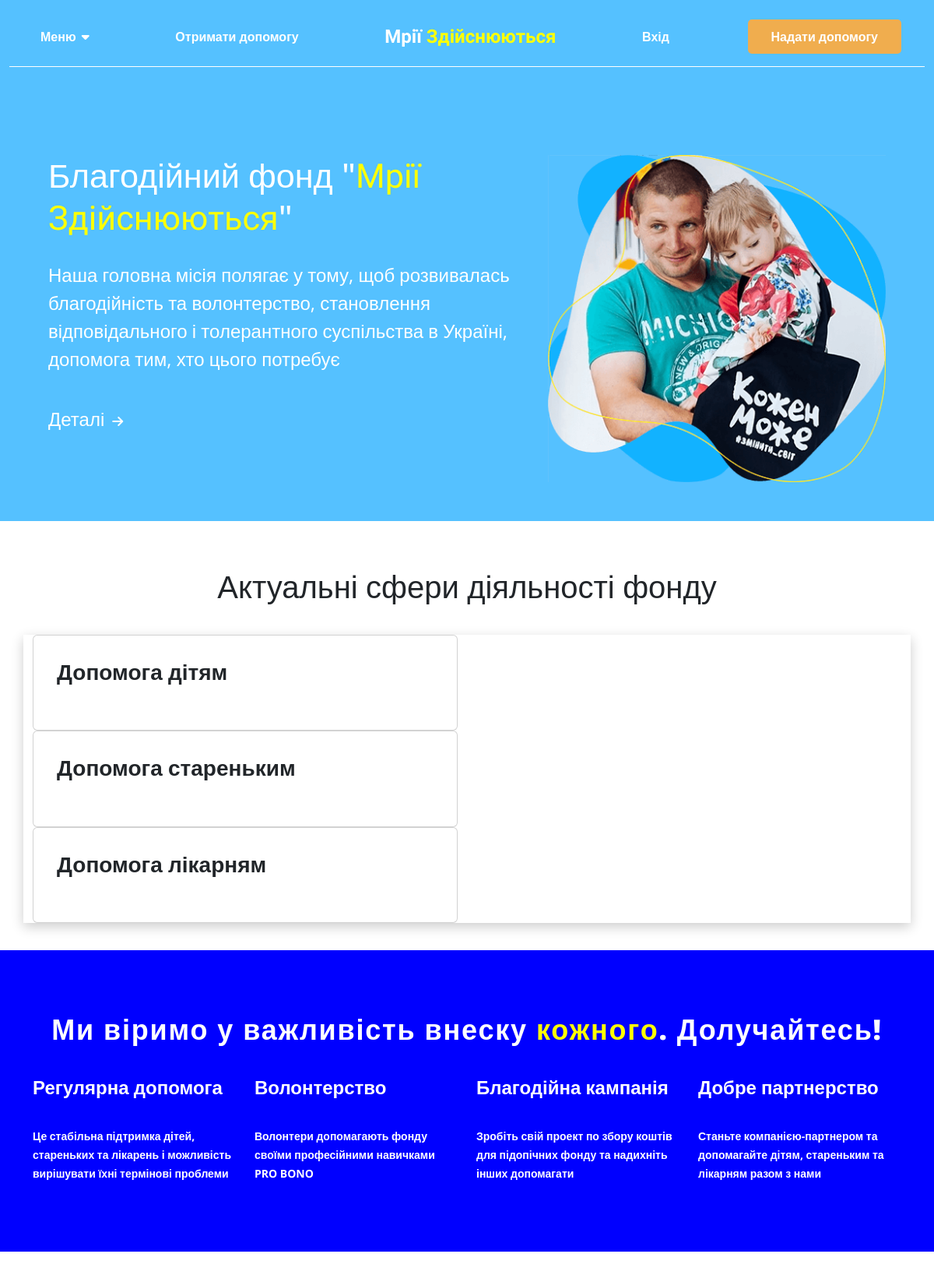
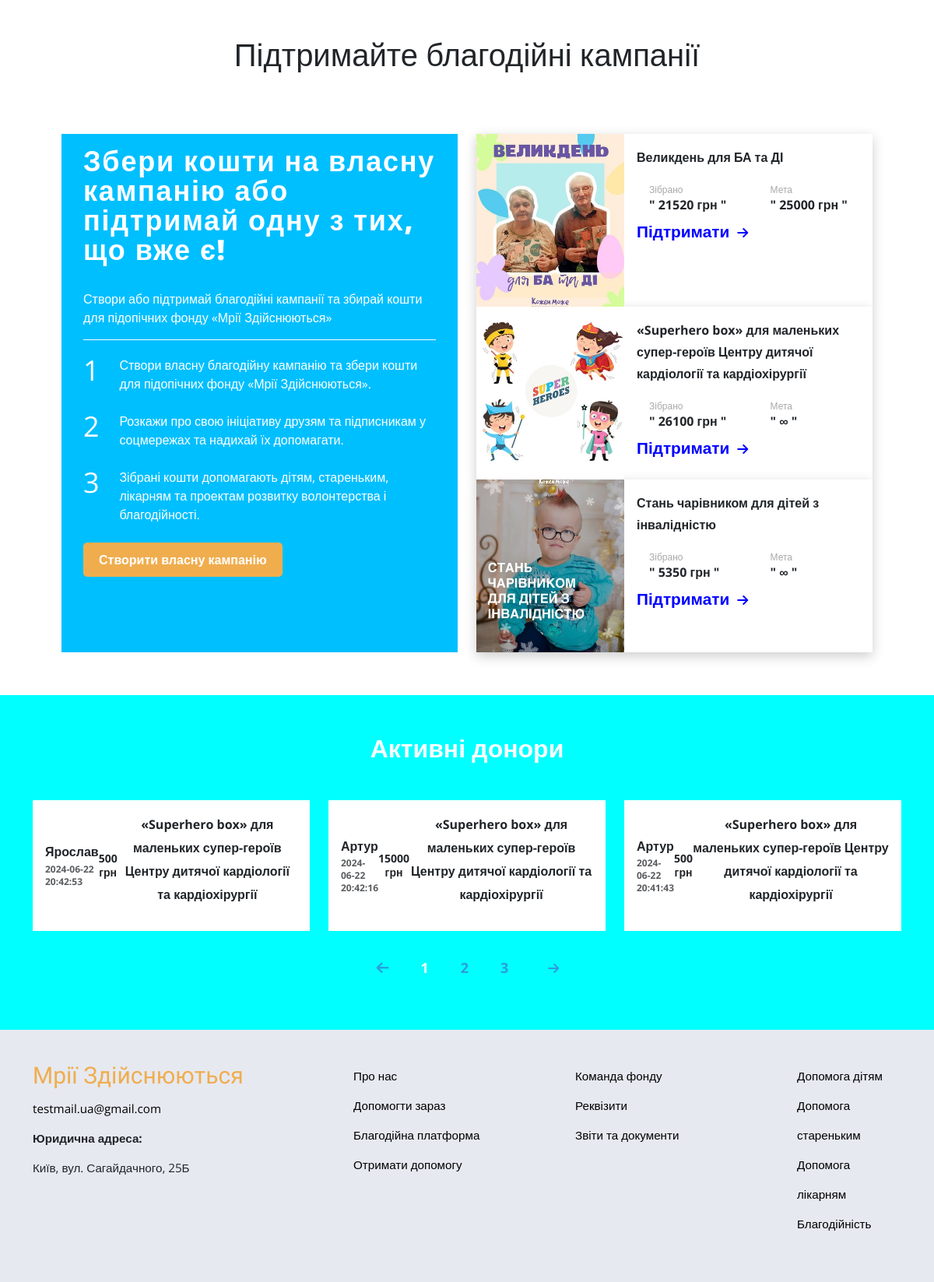
The page /pages/index.php on the database its author committed (2 pictures, top to bottom).
### tables this page shows
CREATE TABLE `overalldonate` (
  `id` int NOT NULL,
  `campaign_name` varchar(100) DEFAULT NULL,
  `sum` varchar(30) DEFAULT NULL,
  `altsum` varchar(30) DEFAULT NULL,
  `name` varchar(30) DEFAULT NULL,
  `email` varchar(30) DEFAULT NULL,
  `date` datetime NOT NULL
);

### pages/index.php (the view, shortened to what this page needs)
<?php
require_once __DIR__ . '/../src/actions/header.php';
require_once __DIR__ . '/../src/actions/footer.php';
require_once __DIR__ . '/../src/actions/active_donors.php';
?>
<!doctype html>
<html lang="uk">
<head>
    <link href="../styles/style.css" rel="stylesheet">
    <link rel="stylesheet" href="../styles/style.css">
    <link href="https://cdn.jsdelivr.net/npm/bootstrap@5.3.3/dist/css/bootstrap.min.css" rel="stylesheet">
</head>
<body>
<div class="block">
    <div class="container">
        <div id="wrapper" class="row">
            <div class="col-7">
                <nav>
                    <h2>Благодійний фонд "<span class="color">Мрії Здійснюються</span>"</h2>
                    <p>Наша головна місія полягає у тому, щоб розвивалась благодійність та волонтерство, становлення відповідального і толерантного суспільства в Україні, допомога тим, хто цього потребує</p>
                    <a href="#">Деталі<i class="fa-solid fa-arrow-right"></i></a>
                </nav>
            </div>
            <div class="col-5">
                <img class="banner" src="../images/banner.png" height="450px" width="450px" alt="">
            </div>
        </div>
    </div>
</div>
<div class="actions">
    <div class="container">
        <div class="h1-header">
            <h1>Актуальні сфери діяльності фонду</h1>
        </div>
        <div class="row no-gutters">
            <div class="col-lg-6">
                <div class="card" id="card-children">
                    <h3>Допомога дітям</h3>
                </div>
                <div class="card" id="card-elderly">
                    <h3>Допомога стареньким</h3>
                </div>
                <div class="card" id="card-hospitals">
                    <h3>Допомога лікарням</h3>
                </div>
            </div>
        </div>
    </div>
</div>
<div class="widget">
    <div class="container">
        <div class="widget-header">
            <h2>Ми віримо у важливість внеску <span class="highlight">кожного</span>. Долучайтесь!</h2>
        </div>
        <div class="row">
            <div class="col-lg-3">
                <h4>Регулярна допомога</h4>
                <p>Це стабільна підтримка дітей, стареньких та лікарень і можливість вирішувати їхні термінові проблеми</p>
            </div>
            <div class="col-lg-3">
                <h4>Волонтерство</h4>
                <p>Волонтери допомагають фонду своїми професійними навичками PRO BONO</p>
            </div>
            <div class="col-lg-3">
                <h4>Благодійна кампанія</h4>
                <p>Зробіть свій проект по збору коштів для підопічних фонду та надихніть інших допомагати</p>
            </div>
            <div class="col-lg-3">
                <h4>Добре партнерство</h4>
                <p>Станьте компанією-партнером та допомагайте дітям, стареньким та лікарням разом з нами</p>
            </div>
        </div>
    </div>
</div>
<div class="main-actions"><a name="main-actions"></a>
    <div class="container-fluid">
        <div class="container">
            <div class="heading">
                <h2>Підтримайте благодійні кампанії</h2>
            </div>
            <div class="row">
                <div class="col-lg-6 info-col">
                    <div class="text-inner">
                        <div class="container">
                            <h2>Збери кошти на власну кампанію або підтримай одну з тих, що вже є!</h2>
                            <p>Створи або підтримай благодійні кампанії та збирай кошти для підопічних фонду «Мрії Здійснюються»</p>
                            <hr>
                            <ol>
                                <li>
                                    <span class="number">1</span>
                                    <span>Створи власну благодійну кампанію та збери кошти для підопічних фонду «Мрії Здійснюються».</span>
                                </li>
                                <li>
                                    <span class="number">2</span>
                                    <span>Розкажи про свою ініціативу друзям та підписникам у соцмережах та надихай їх допомагати.</span>
                                </li>
                                <li>
                                    <span class="number">3</span>
                                    <span>Зібрані кошти допомагають дітям, стареньким, лікарням та проектам розвитку волонтерства і благодійності.</span>
                                </li>
                            </ol>
                            <div class="button-campain">
                                <a href="#" class="btn-donate">Створити власну кампанію</a>
                            </div>
                        </div>
                    </div>
                </div>
                <div class="col-lg-6 items-col">
                    <div class="campains">
                        <div class="row">
                            <div class="col-12-campain-item">
                                <div class="campain-item">
                                    <div class="cm-image">
                                        <img src="../images/photo2024-04-15-173910.jpeg" width="190px" height="222px" alt="">
                                    </div>
                                    <div class="cm-details">
                                        <p>Великдень для БА та ДІ</p>
                                        <div class="values">
                                            <div class="row">
                                                <div class="col-6">
                                                    <p>
                                                    <span>Зібрано</span>
                                                        <br>
                                                        " 21520 грн "
                                                    </p>
                                                </div>
                                                <div class="col-6">
                                                    <p>
                                                    <span>Мета</span>
                                                        <br>
                                                        " 25000 грн "
                                                    </p>
                                                </div>
                                            </div>
                                        </div>
                                        <div class="button">
                                            <a href="#">Підтримати<i class="fa-solid fa-arrow-right"></i></a>
                                        </div>
                                    </div>
                                </div>
                            </div>
                            <div class="col-12-campain-item">
                                <div class="campain-item">
                                    <div class="cm-image">
                                        <img src="../images/photo2023-10-04-162206.jpeg" width="190px" height="222px" alt="">
                                    </div>
                                    <div class="cm-details">
                                        <p>«Superhero box» для маленьких супер-героїв Центру дитячої кардіології та кардіохірургії</p>
                                        <div class="values">
                                            <div class="row">
                                                <div class="col-6">
                                                    <p>
                                                    <span>Зібрано</span>
                                                        <br>
                                                        " 26100 грн "
                                                    </p>
                                                </div>
                                                <div class="col-6">
                                                    <p>
                                                    <span>Мета</span>
                                                        <br>
                                                        " ∞ "
                                                    </p>
                                                </div>
                                            </div>
                                        </div>
                                        <div class="button">
                                            <a href="../pages/campain.php">Підтримати<i class="fa-solid fa-arrow-right"></i></a>
                                        </div>
                                    </div>
                                </div>
                            </div>
                            <div class="col-12-campain-item">
                                <div class="campain-item">
                                    <div class="cm-image">
                                        <img src="../images/BsADI0.jpeg" width="190px" height="222px" alt="">
                                    </div>
                                    <div class="cm-details">
                                        <p>Стань чарівником для дітей з інвалідністю</p>
                                        <div class="values">
                                            <div class="row">
                                                <div class="col-6">
                                                    <p>
                                                    <span>Зібрано</span>
                                                        <br>
                                                        " 5350 грн "
                                                    </p>
                                                </div>
                                                <div class="col-6">
                                                    <p>
                                                    <span>Мета</span>
                                                        <br>
                                                        " ∞ "
                                                    </p>
                                                </div>
                                            </div>
                                        </div>
                                        <div class="button">
                                            <a href="#">Підтримати<i class="fa-solid fa-arrow-right"></i></a>
                                        </div>
                                    </div>
                                </div>
                            </div>
                        </div>
                    </div>
                </div>
            </div>
        </div>
    </div>
</div>
<div class="campaign-donors">
    <div class="container">
        <h3>Активні донори</h3>
        <div class="row donors-grid">
            <?php foreach ($donors as $donor): ?>
                <div class="col-lg-4 donor-item">
                    <div class="card">
                        <div class="donor-item--inner">
                            <div class="donor-item--name">
                                <p><?php echo htmlspecialchars($donor['name']); ?></p>
                                <p class="donation-date text-muted"><?php echo htmlspecialchars($donor['date']); ?></p>
                            </div>
                            <div class="donor-item--amount">
                                <p><?php echo htmlspecialchars($donor['amount']) . ' грн'; ?></p>
                            </div>
                            <div class="donor-item--campaign">
                                <p><?php echo htmlspecialchars($donor['campaign_name']); ?></p>
                            </div>
                        </div>
                    </div>
                </div>
            <?php endforeach; ?>
        </div>
        <div class="pagination-wrapper">
            <nav id="pagination">
                <ul class="pagination">
                    <?php echo createPaginationLinks($totalPages, $page); ?>
                </ul>
            </nav>
        </div>
    </div>
</div>
</body>
</html>

### rows shown on the page
overalldonate: name "Ярослав", date "2024-06-22 20:42:53", amount "500", campaign_name "«Superhero box» для маленьких супер-героїв Центру дитячої кардіології та кардіохірургії"
overalldonate: name "Артур", date "2024-06-22 20:42:16", amount "15000", campaign_name "«Superhero box» для маленьких супер-героїв Центру дитячої кардіології та кардіохірургії"
overalldonate: name "Артур", date "2024-06-22 20:41:43", amount "500", campaign_name "«Superhero box» для маленьких супер-героїв Центру дитячої кардіології та кардіохірургії"
